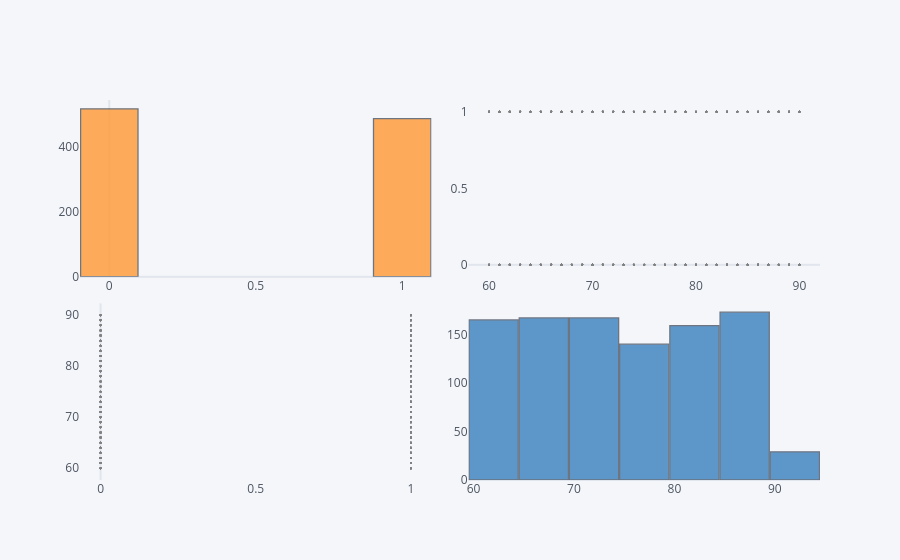

The cell this chart's notebook holds for it:
### Markdown cell above
# There are one hundred seventy three people that have dementia in between the ages of eighty-five and eighty-nine in this case study.

### Code cell
dm[["Dementia","Age"]].scatter_matrix()

### Figure 1 — Plotly figure (JSON) as saved in the notebook; plotly's stock layout.template omitted (floating-point values rounded to 4 significant figures; data arrays with more than 128 entries replaced by an {"elided": "..."} marker saying what was removed)
{"data": [{"histfunc": "count", "histnorm": "", "marker": {"color": "rgba(255, 153, 51, 1.0)", "line": {"color": "#4D5663", "width": 1.3}}, "name": "Dementia", "nbinsx": 10, "opacity": 0.8, "orientation": "v", "type": "histogram", "x": {"elided": "1000 int values"}, "xaxis": "x", "yaxis": "y"}, {"line": {"color": "rgba(128, 128, 128, 1.0)", "dash": "solid", "shape": "linear", "width": 1.3}, "marker": {"size": 2, "symbol": "circle"}, "mode": "markers", "name": "Dementia", "text": "", "type": "scatter", "x": {"elided": "1000 int values"}, "xaxis": "x2", "y": {"elided": "1000 int values"}, "yaxis": "y2"}, {"line": {"color": "rgba(128, 128, 128, 1.0)", "dash": "solid", "shape": "linear", "width": 1.3}, "marker": {"size": 2, "symbol": "circle"}, "mode": "markers", "name": "Age", "text": "", "type": "scatter", "x": {"elided": "1000 int values"}, "xaxis": "x3", "y": {"elided": "1000 int values"}, "yaxis": "y3"}, {"histfunc": "count", "histnorm": "", "marker": {"color": "rgba(55, 128, 191, 1.0)", "line": {"color": "#4D5663", "width": 1.3}}, "name": "Age", "nbinsx": 10, "opacity": 0.8, "orientation": "v", "type": "histogram", "x": {"elided": "1000 int values"}, "xaxis": "x4", "yaxis": "y4"}], "layout": {"bargap": 0.02, "legend": {"bgcolor": "#F5F6F9", "font": {"color": "#4D5663"}}, "paper_bgcolor": "#F5F6F9", "plot_bgcolor": "#F5F6F9", "showlegend": false, "title": {"font": {"color": "#4D5663"}}, "xaxis": {"anchor": "y", "domain": [0, 0.475], "gridcolor": "#E1E5ED", "showgrid": false, "tickfont": {"color": "#4D5663"}, "title": {"font": {"color": "#4D5663"}, "text": ""}, "zerolinecolor": "#E1E5ED"}, "xaxis2": {"anchor": "y2", "domain": [0.525, 1], "gridcolor": "#E1E5ED", "showgrid": false, "tickfont": {"color": "#4D5663"}, "title": {"font": {"color": "#4D5663"}, "text": ""}, "zerolinecolor": "#E1E5ED"}, "xaxis3": {"anchor": "y3", "domain": [0, 0.475], "gridcolor": "#E1E5ED", "showgrid": false, "tickfont": {"color": "#4D5663"}, "title": {"font": {"color": "#4D5663"}, "text": ""}, "zerolinecolor": "#E1E5ED"}, "xaxis4": {"anchor": "y4", "domain": [0.525, 1], "gridcolor": "#E1E5ED", "showgrid": false, "tickfont": {"color": "#4D5663"}, "title": {"font": {"color": "#4D5663"}, "text": ""}, "zerolinecolor": "#E1E5ED"}, "yaxis": {"anchor": "x", "domain": [0.535, 1.0], "gridcolor": "#E1E5ED", "showgrid": false, "tickfont": {"color": "#4D5663"}, "title": {"font": {"color": "#4D5663"}, "text": ""}, "zerolinecolor": "#E1E5ED"}, "yaxis2": {"anchor": "x2", "domain": [0.535, 1.0], "gridcolor": "#E1E5ED", "showgrid": false, "tickfont": {"color": "#4D5663"}, "title": {"font": {"color": "#4D5663"}, "text": ""}, "zerolinecolor": "#E1E5ED"}, "yaxis3": {"anchor": "x3", "domain": [0, 0.465], "gridcolor": "#E1E5ED", "showgrid": false, "tickfont": {"color": "#4D5663"}, "title": {"font": {"color": "#4D5663"}, "text": ""}, "zerolinecolor": "#E1E5ED"}, "yaxis4": {"anchor": "x4", "domain": [0, 0.465], "gridcolor": "#E1E5ED", "showgrid": false, "tickfont": {"color": "#4D5663"}, "title": {"font": {"color": "#4D5663"}, "text": ""}, "zerolinecolor": "#E1E5ED"}}}
